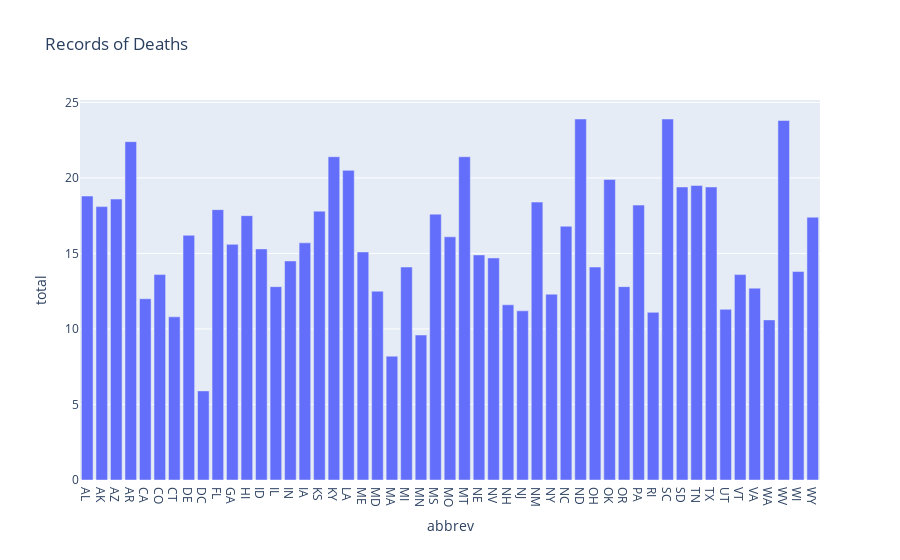

The code cell stored with this chart in its notebook:
### Markdown cell above
# plotly.express Library

### Code cell
import plotly.express as px
fig = px.bar(df, x = "abbrev", y = "total", title = "Records of Deaths")
fig.show()

### Figure 1 — Plotly figure (JSON) as saved in the notebook; plotly's stock layout.template omitted (floating-point values rounded to 4 significant figures)
{"data": [{"alignmentgroup": "True", "hovertemplate": "abbrev=%{x}<br>total=%{y}<extra></extra>", "legendgroup": "", "marker": {"color": "#636efa", "pattern": {"shape": ""}}, "name": "", "offsetgroup": "", "orientation": "v", "showlegend": false, "textposition": "auto", "type": "bar", "x": ["AL", "AK", "AZ", "AR", "CA", "CO", "CT", "DE", "DC", "FL", "GA", "HI", "ID", "IL", "IN", "IA", "KS", "KY", "LA", "ME", "MD", "MA", "MI", "MN", "MS", "MO", "MT", "NE", "NV", "NH", "NJ", "NM", "NY", "NC", "ND", "OH", "OK", "OR", "PA", "RI", "SC", "SD", "TN", "TX", "UT", "VT", "VA", "WA", "WV", "WI", "WY"], "xaxis": "x", "y": [18.8, 18.1, 18.6, 22.4, 12, 13.6, 10.8, 16.2, 5.9, 17.9, 15.6, 17.5, 15.3, 12.8, 14.5, 15.7, 17.8, 21.4, 20.5, 15.1, 12.5, 8.2, 14.1, 9.6, 17.6, 16.1, 21.4, 14.9, 14.7, 11.6, 11.2, 18.4, 12.3, 16.8, 23.9, 14.1, 19.9, 12.8, 18.2, 11.1, 23.9, 19.4, 19.5, 19.4, 11.3, 13.6, 12.7, 10.6, 23.8, 13.8, 17.4], "yaxis": "y"}], "layout": {"barmode": "relative", "legend": {"tracegroupgap": 0}, "title": {"text": "Records of Deaths"}, "xaxis": {"anchor": "y", "domain": [0, 1], "title": {"text": "abbrev"}}, "yaxis": {"anchor": "x", "domain": [0, 1], "title": {"text": "total"}}}}
